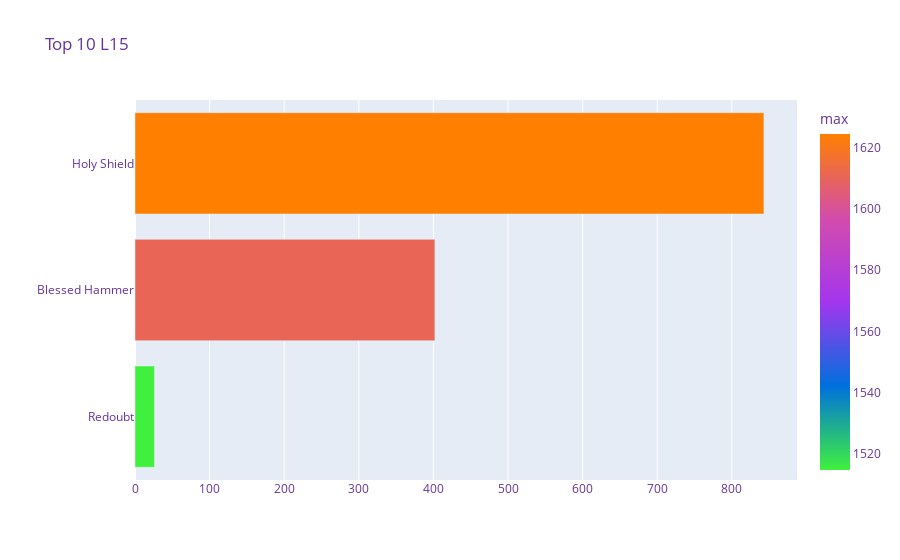
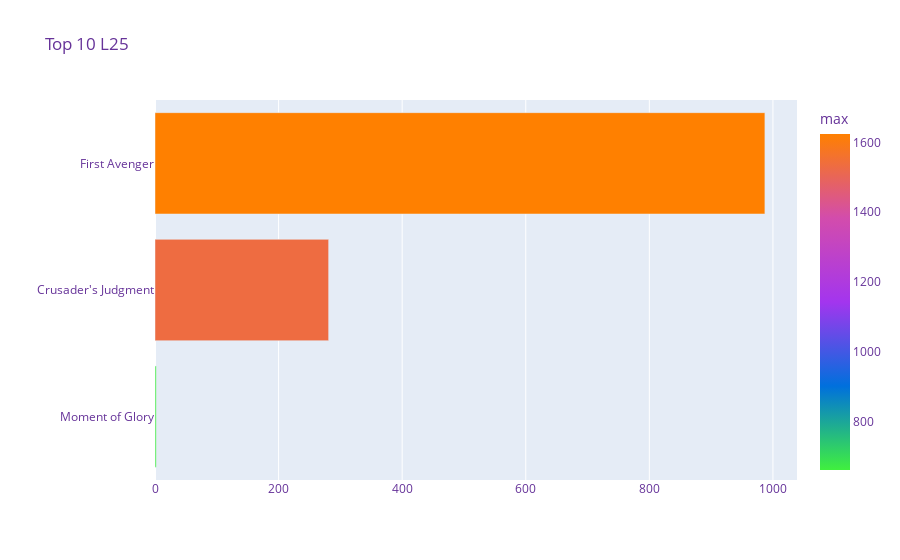

Notebook code for these charts, in order:
### Code cell
talents_df.columns=['L15','L25','L30','L35','L40','L45','L50','Score']    
slots = ['L15', 'L25', 'L30', 'L35','L40','L45','L50']

for slot in slots:
    plot_df = talents_df.groupby(slot)['Score'].count().reset_index().rename(columns={'Score':'count'}).sort_values('count',ascending=False)
    plot_df_score = talents_df.groupby(slot).agg({'Score' : ['mean', 'max','min']})
    plot_df = plot_df.merge(plot_df_score, on=slot)
    plot_df.columns = ['Talent', 'count', 'mean', 'max', 'min']
    plot_df = plot_df.sort_values('max',ascending=True)
    plot_df = plot_df[ plot_df['count']> 1] # fix later 
    fig = px.bar(plot_df,
                 x="count",
                 y="Talent", 
                 color="max",
                 range_color = [plot_df['max'].min(), plot_df['max'].max()],
                 hover_data=['mean', 'min','max'],
                 color_continuous_scale= raiderio_colours,
                 title="Top 10 "+slot)
    fig.update_layout(
        xaxis_title="",
        yaxis_title="",
        legend_title="Raider.io",
        font=dict(#family="Courier New",
            size=12,
            color="RebeccaPurple"
        )
    )
    fig.show()

### Figure 1 — Plotly figure (JSON) as saved in the notebook; plotly's stock layout.template omitted (floating-point values rounded to 4 significant figures)
{"data": [{"alignmentgroup": "True", "customdata": [[767.0, 73.1, 1515.0], [772.4, 80.3, 1611.0], [710.7, 37.5, 1625.0]], "hovertemplate": "count=%{x}<br>Talent=%{y}<br>mean=%{customdata[0]}<br>min=%{customdata[1]}<br>max=%{marker.color}<extra></extra>", "legendgroup": "", "marker": {"color": [1515.0, 1611.0, 1625.0], "coloraxis": "coloraxis"}, "name": "", "offsetgroup": "", "orientation": "h", "showlegend": false, "textposition": "auto", "type": "bar", "x": [26, 402, 843], "xaxis": "x", "y": ["Redoubt", "Blessed Hammer", "Holy Shield"], "yaxis": "y"}], "layout": {"barmode": "relative", "coloraxis": {"cmax": 1625.0, "cmin": 1515.0, "colorbar": {"title": {"text": "max"}}, "colorscale": [[0, "#40f03e"], [0.25, "#0070dd"], [0.5, "#a335ee"], [0.75, "#d34cac"], [1, "#ff8000"]]}, "font": {"color": "RebeccaPurple", "size": 12}, "legend": {"title": {"text": "Raider.io"}, "tracegroupgap": 0}, "title": {"text": "Top 10 L15"}, "xaxis": {"anchor": "y", "domain": [0, 1], "title": {"text": ""}}, "yaxis": {"anchor": "x", "domain": [0, 1], "title": {"text": ""}}}}

### Figure 2 — Plotly figure (JSON) as saved in the notebook; plotly's stock layout.template omitted (floating-point values rounded to 4 significant figures)
{"data": [{"alignmentgroup": "True", "customdata": [[404.1, 147.9, 660.3], [656.4, 37.5, 1533.0], [753.0, 41.8, 1625.0]], "hovertemplate": "count=%{x}<br>Talent=%{y}<br>mean=%{customdata[0]}<br>min=%{customdata[1]}<br>max=%{marker.color}<extra></extra>", "legendgroup": "", "marker": {"color": [660.3, 1533.0, 1625.0], "coloraxis": "coloraxis"}, "name": "", "offsetgroup": "", "orientation": "h", "showlegend": false, "textposition": "auto", "type": "bar", "x": [2, 281, 987], "xaxis": "x", "y": ["Moment of Glory", "Crusader's Judgment", "First Avenger"], "yaxis": "y"}], "layout": {"barmode": "relative", "coloraxis": {"cmax": 1625.0, "cmin": 660.3, "colorbar": {"title": {"text": "max"}}, "colorscale": [[0, "#40f03e"], [0.25, "#0070dd"], [0.5, "#a335ee"], [0.75, "#d34cac"], [1, "#ff8000"]]}, "font": {"color": "RebeccaPurple", "size": 12}, "legend": {"title": {"text": "Raider.io"}, "tracegroupgap": 0}, "title": {"text": "Top 10 L25"}, "xaxis": {"anchor": "y", "domain": [0, 1], "title": {"text": ""}}, "yaxis": {"anchor": "x", "domain": [0, 1], "title": {"text": ""}}}}
